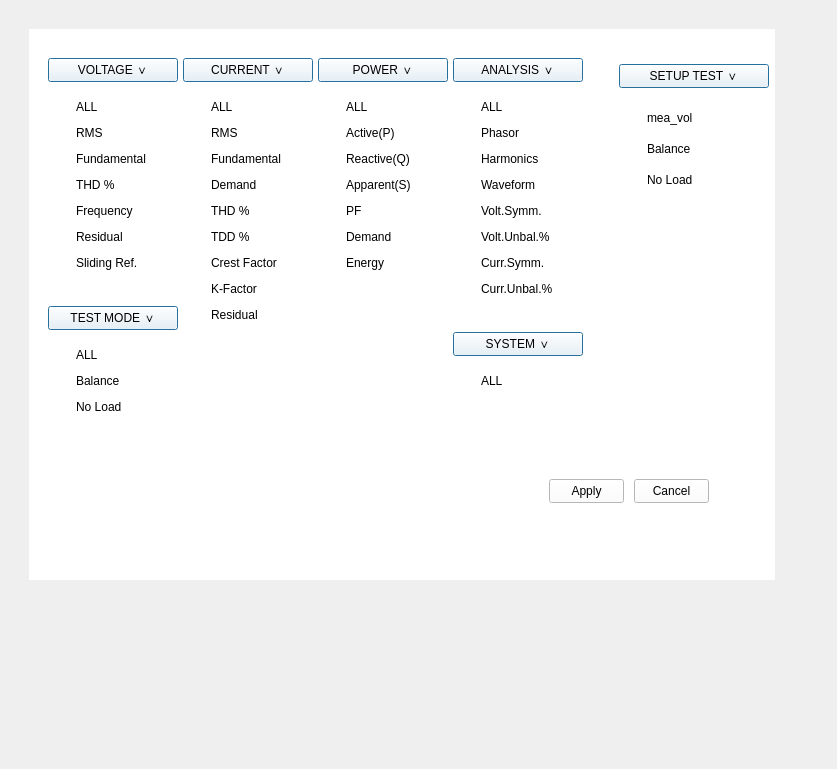
<?xml version="1.0" encoding="UTF-8"?>
<ui version="4.0">
 <class>Form</class>
 <widget class="QWidget" name="Form">
  <property name="geometry">
   <rect>
    <x>0</x>
    <y>0</y>
    <width>837</width>
    <height>769</height>
   </rect>
  </property>
  <property name="minimumSize">
   <size>
    <width>800</width>
    <height>600</height>
   </size>
  </property>
  <property name="contextMenuPolicy">
   <enum>Qt::ContextMenuPolicy::NoContextMenu</enum>
  </property>
  <property name="windowTitle">
   <string>Form</string>
  </property>
  <widget class="QWidget" name="gridLayoutWidget">
   <property name="geometry">
    <rect>
     <x>9</x>
     <y>9</y>
     <width>771</width>
     <height>581</height>
    </rect>
   </property>
   <layout class="QGridLayout" name="gridLayout">
    <item row="0" column="0">
     <widget class="QWidget" name="widget" native="true">
      <widget class="QWidget" name="widget_2" native="true">
       <property name="geometry">
        <rect>
         <x>20</x>
         <y>20</y>
         <width>746</width>
         <height>551</height>
        </rect>
       </property>
       <property name="styleSheet">
        <string notr="true">QWidget{
	background-color: rgb(255, 255, 255);
}
</string>
       </property>
       <widget class="QPushButton" name="btn_apply">
        <property name="geometry">
         <rect>
          <x>520</x>
          <y>450</y>
          <width>75</width>
          <height>24</height>
         </rect>
        </property>
        <property name="text">
         <string>Apply</string>
        </property>
       </widget>
       <widget class="QPushButton" name="btn_cancel">
        <property name="geometry">
         <rect>
          <x>605</x>
          <y>450</y>
          <width>75</width>
          <height>24</height>
         </rect>
        </property>
        <property name="text">
         <string>Cancel</string>
        </property>
       </widget>
       <widget class="QWidget" name="main_menu1" native="true">
        <property name="geometry">
         <rect>
          <x>10</x>
          <y>20</y>
          <width>174</width>
          <height>408</height>
         </rect>
        </property>
        <property name="sizePolicy">
         <sizepolicy hsizetype="Preferred" vsizetype="Minimum">
          <horstretch>0</horstretch>
          <verstretch>0</verstretch>
         </sizepolicy>
        </property>
        <property name="styleSheet">
         <string notr="true">QWidget{
	background-color: rgba(255, 255, 255, 0);
}</string>
        </property>
        <layout class="QFormLayout" name="formLayout">
         <item row="0" column="0">
          <widget class="QWidget" name="sub_menu1" native="true">
           <property name="styleSheet">
            <string notr="true">background-color: rgba(255, 255, 255, 0);
</string>
           </property>
           <layout class="QVBoxLayout" name="verticalLayout_7">
            <item>
             <layout class="QVBoxLayout" name="sub_box1">
              <item>
               <widget class="QPushButton" name="btn_menu_voltage">
                <property name="sizePolicy">
                 <sizepolicy hsizetype="Preferred" vsizetype="Minimum">
                  <horstretch>0</horstretch>
                  <verstretch>0</verstretch>
                 </sizepolicy>
                </property>
                <property name="minimumSize">
                 <size>
                  <width>130</width>
                  <height>24</height>
                 </size>
                </property>
                <property name="maximumSize">
                 <size>
                  <width>16777215</width>
                  <height>24</height>
                 </size>
                </property>
                <property name="styleSheet">
                 <string notr="true">QPushButton:checked {
  background-color: #d0d0d0;
}</string>
                </property>
                <property name="text">
                 <string>VOLTAGE ∨</string>
                </property>
                <property name="checkable">
                 <bool>true</bool>
                </property>
                <property name="checked">
                 <bool>false</bool>
                </property>
                <property name="autoDefault">
                 <bool>false</bool>
                </property>
                <property name="default">
                 <bool>true</bool>
                </property>
                <property name="flat">
                 <bool>false</bool>
                </property>
               </widget>
              </item>
              <item>
               <widget class="QWidget" name="vol_check_box" native="true">
                <property name="sizePolicy">
                 <sizepolicy hsizetype="Preferred" vsizetype="Minimum">
                  <horstretch>0</horstretch>
                  <verstretch>0</verstretch>
                 </sizepolicy>
                </property>
                <layout class="QVBoxLayout" name="verticalLayout">
                 <item>
                  <widget class="QCheckBox" name="cb_vol_all">
                   <property name="text">
                    <string>ALL</string>
                   </property>
                  </widget>
                 </item>
                 <item>
                  <widget class="QCheckBox" name="cb_vol_rms">
                   <property name="text">
                    <string>RMS</string>
                   </property>
                  </widget>
                 </item>
                 <item>
                  <widget class="QCheckBox" name="cb_vol_fund">
                   <property name="text">
                    <string>Fundamental</string>
                   </property>
                  </widget>
                 </item>
                 <item>
                  <widget class="QCheckBox" name="cb_vol_thd">
                   <property name="text">
                    <string>THD %</string>
                   </property>
                  </widget>
                 </item>
                 <item>
                  <widget class="QCheckBox" name="cb_vol_freq">
                   <property name="text">
                    <string>Frequency</string>
                   </property>
                  </widget>
                 </item>
                 <item>
                  <widget class="QCheckBox" name="cb_vol_residual">
                   <property name="text">
                    <string>Residual</string>
                   </property>
                  </widget>
                 </item>
                 <item>
                  <widget class="QCheckBox" name="cb_vol_sliding">
                   <property name="text">
                    <string>Sliding Ref.</string>
                   </property>
                  </widget>
                 </item>
                </layout>
               </widget>
              </item>
             </layout>
            </item>
           </layout>
          </widget>
         </item>
         <item row="1" column="0">
          <widget class="QWidget" name="sub_menu2" native="true">
           <property name="minimumSize">
            <size>
             <width>120</width>
             <height>0</height>
            </size>
           </property>
           <property name="styleSheet">
            <string notr="true">QWidget{
	background-color: rgba(255, 255, 255, 0);
}</string>
           </property>
           <layout class="QVBoxLayout" name="verticalLayout_8">
            <item>
             <layout class="QVBoxLayout" name="sub_box2">
              <item>
               <widget class="QPushButton" name="btn_menu_test_mode">
                <property name="sizePolicy">
                 <sizepolicy hsizetype="Preferred" vsizetype="Minimum">
                  <horstretch>0</horstretch>
                  <verstretch>0</verstretch>
                 </sizepolicy>
                </property>
                <property name="minimumSize">
                 <size>
                  <width>130</width>
                  <height>24</height>
                 </size>
                </property>
                <property name="maximumSize">
                 <size>
                  <width>16777215</width>
                  <height>24</height>
                 </size>
                </property>
                <property name="text">
                 <string>TEST MODE ∨</string>
                </property>
                <property name="checkable">
                 <bool>true</bool>
                </property>
                <property name="checked">
                 <bool>false</bool>
                </property>
                <property name="autoDefault">
                 <bool>false</bool>
                </property>
                <property name="default">
                 <bool>true</bool>
                </property>
                <property name="flat">
                 <bool>false</bool>
                </property>
               </widget>
              </item>
              <item>
               <widget class="QWidget" name="tm_check_box" native="true">
                <property name="sizePolicy">
                 <sizepolicy hsizetype="Preferred" vsizetype="Minimum">
                  <horstretch>0</horstretch>
                  <verstretch>0</verstretch>
                 </sizepolicy>
                </property>
                <layout class="QVBoxLayout" name="verticalLayout_6">
                 <item>
                  <widget class="QCheckBox" name="cb_tm_all">
                   <property name="text">
                    <string>ALL</string>
                   </property>
                  </widget>
                 </item>
                 <item>
                  <widget class="QCheckBox" name="cb_tm_balance">
                   <property name="sizePolicy">
                    <sizepolicy hsizetype="Minimum" vsizetype="Fixed">
                     <horstretch>0</horstretch>
                     <verstretch>0</verstretch>
                    </sizepolicy>
                   </property>
                   <property name="text">
                    <string>Balance</string>
                   </property>
                  </widget>
                 </item>
                 <item>
                  <widget class="QCheckBox" name="cb_tm_noload">
                   <property name="text">
                    <string>No Load</string>
                   </property>
                  </widget>
                 </item>
                </layout>
               </widget>
              </item>
             </layout>
            </item>
           </layout>
          </widget>
         </item>
        </layout>
       </widget>
       <widget class="QWidget" name="main_menu2" native="true">
        <property name="geometry">
         <rect>
          <x>145</x>
          <y>20</y>
          <width>174</width>
          <height>296</height>
         </rect>
        </property>
        <property name="sizePolicy">
         <sizepolicy hsizetype="Preferred" vsizetype="Minimum">
          <horstretch>0</horstretch>
          <verstretch>0</verstretch>
         </sizepolicy>
        </property>
        <property name="styleSheet">
         <string notr="true">QWidget{
	background-color: rgba(255, 255, 255, 0);
}


</string>
        </property>
        <layout class="QFormLayout" name="formLayout_2">
         <item row="0" column="0">
          <widget class="QWidget" name="sub_menu3" native="true">
           <property name="styleSheet">
            <string notr="true">QWidget{
	background-color: rgba(255, 255, 255, 0);
}</string>
           </property>
           <layout class="QVBoxLayout" name="verticalLayout_9">
            <item>
             <layout class="QVBoxLayout" name="sub_box3">
              <item>
               <widget class="QPushButton" name="btn_menu_current">
                <property name="sizePolicy">
                 <sizepolicy hsizetype="Preferred" vsizetype="Minimum">
                  <horstretch>0</horstretch>
                  <verstretch>0</verstretch>
                 </sizepolicy>
                </property>
                <property name="minimumSize">
                 <size>
                  <width>130</width>
                  <height>24</height>
                 </size>
                </property>
                <property name="maximumSize">
                 <size>
                  <width>16777215</width>
                  <height>24</height>
                 </size>
                </property>
                <property name="text">
                 <string>CURRENT ∨</string>
                </property>
                <property name="checkable">
                 <bool>true</bool>
                </property>
                <property name="checked">
                 <bool>false</bool>
                </property>
                <property name="autoDefault">
                 <bool>false</bool>
                </property>
                <property name="default">
                 <bool>true</bool>
                </property>
                <property name="flat">
                 <bool>false</bool>
                </property>
               </widget>
              </item>
              <item>
               <widget class="QWidget" name="curr_check_box" native="true">
                <property name="sizePolicy">
                 <sizepolicy hsizetype="Preferred" vsizetype="Minimum">
                  <horstretch>0</horstretch>
                  <verstretch>0</verstretch>
                 </sizepolicy>
                </property>
                <layout class="QVBoxLayout" name="verticalLayout_10">
                 <item>
                  <widget class="QCheckBox" name="cb_curr_all">
                   <property name="text">
                    <string>ALL</string>
                   </property>
                   <property name="checkable">
                    <bool>true</bool>
                   </property>
                   <property name="checked">
                    <bool>false</bool>
                   </property>
                  </widget>
                 </item>
                 <item>
                  <widget class="QCheckBox" name="cb_curr_rms">
                   <property name="text">
                    <string>RMS</string>
                   </property>
                  </widget>
                 </item>
                 <item>
                  <widget class="QCheckBox" name="cb_curr_fund">
                   <property name="text">
                    <string>Fundamental</string>
                   </property>
                  </widget>
                 </item>
                 <item>
                  <widget class="QCheckBox" name="cb_curr_demand">
                   <property name="text">
                    <string>Demand</string>
                   </property>
                  </widget>
                 </item>
                 <item>
                  <widget class="QCheckBox" name="cb_curr_thd">
                   <property name="text">
                    <string>THD %</string>
                   </property>
                  </widget>
                 </item>
                 <item>
                  <widget class="QCheckBox" name="cb_curr_tdd">
                   <property name="text">
                    <string>TDD %</string>
                   </property>
                  </widget>
                 </item>
                 <item>
                  <widget class="QCheckBox" name="cb_curr_cf">
                   <property name="text">
                    <string>Crest Factor</string>
                   </property>
                  </widget>
                 </item>
                 <item>
                  <widget class="QCheckBox" name="cb_curr_kf">
                   <property name="text">
                    <string>K-Factor</string>
                   </property>
                  </widget>
                 </item>
                 <item>
                  <widget class="QCheckBox" name="cb_curr_residual">
                   <property name="text">
                    <string>Residual</string>
                   </property>
                  </widget>
                 </item>
                </layout>
               </widget>
              </item>
             </layout>
            </item>
           </layout>
          </widget>
         </item>
        </layout>
       </widget>
       <widget class="QWidget" name="main_menu3" native="true">
        <property name="geometry">
         <rect>
          <x>280</x>
          <y>20</y>
          <width>174</width>
          <height>296</height>
         </rect>
        </property>
        <property name="sizePolicy">
         <sizepolicy hsizetype="Preferred" vsizetype="Minimum">
          <horstretch>0</horstretch>
          <verstretch>0</verstretch>
         </sizepolicy>
        </property>
        <property name="styleSheet">
         <string notr="true">QWidget{
	background-color: rgba(255, 255, 255, 0);
}


</string>
        </property>
        <layout class="QFormLayout" name="formLayout_3">
         <item row="0" column="0">
          <widget class="QWidget" name="sub_menu4" native="true">
           <property name="styleSheet">
            <string notr="true">QWidget{
	background-color: rgba(255, 255, 255, 0);
}</string>
           </property>
           <layout class="QVBoxLayout" name="verticalLayout_11">
            <item>
             <layout class="QVBoxLayout" name="sub_box4">
              <item>
               <widget class="QPushButton" name="btn_menu_power">
                <property name="sizePolicy">
                 <sizepolicy hsizetype="Preferred" vsizetype="Minimum">
                  <horstretch>0</horstretch>
                  <verstretch>0</verstretch>
                 </sizepolicy>
                </property>
                <property name="minimumSize">
                 <size>
                  <width>130</width>
                  <height>24</height>
                 </size>
                </property>
                <property name="maximumSize">
                 <size>
                  <width>16777215</width>
                  <height>24</height>
                 </size>
                </property>
                <property name="text">
                 <string>POWER ∨</string>
                </property>
                <property name="checkable">
                 <bool>true</bool>
                </property>
                <property name="checked">
                 <bool>false</bool>
                </property>
                <property name="autoDefault">
                 <bool>false</bool>
                </property>
                <property name="default">
                 <bool>true</bool>
                </property>
                <property name="flat">
                 <bool>false</bool>
                </property>
               </widget>
              </item>
              <item>
               <widget class="QWidget" name="pow_check_box" native="true">
                <property name="sizePolicy">
                 <sizepolicy hsizetype="Preferred" vsizetype="Minimum">
                  <horstretch>0</horstretch>
                  <verstretch>0</verstretch>
                 </sizepolicy>
                </property>
                <layout class="QVBoxLayout" name="verticalLayout_12">
                 <item>
                  <widget class="QCheckBox" name="cb_pow_all">
                   <property name="text">
                    <string>ALL</string>
                   </property>
                   <property name="checkable">
                    <bool>true</bool>
                   </property>
                   <property name="checked">
                    <bool>false</bool>
                   </property>
                  </widget>
                 </item>
                 <item>
                  <widget class="QCheckBox" name="cb_pow_p">
                   <property name="text">
                    <string>Active(P)</string>
                   </property>
                  </widget>
                 </item>
                 <item>
                  <widget class="QCheckBox" name="cb_pow_q">
                   <property name="text">
                    <string>Reactive(Q)</string>
                   </property>
                  </widget>
                 </item>
                 <item>
                  <widget class="QCheckBox" name="cb_pow_s">
                   <property name="text">
                    <string>Apparent(S)</string>
                   </property>
                  </widget>
                 </item>
                 <item>
                  <widget class="QCheckBox" name="cb_pow_pf">
                   <property name="text">
                    <string>PF</string>
                   </property>
                  </widget>
                 </item>
                 <item>
                  <widget class="QCheckBox" name="cb_pow_demand">
                   <property name="text">
                    <string>Demand</string>
                   </property>
                  </widget>
                 </item>
                 <item>
                  <widget class="QCheckBox" name="cb_pow_energy">
                   <property name="text">
                    <string>Energy</string>
                   </property>
                  </widget>
                 </item>
                </layout>
               </widget>
              </item>
             </layout>
            </item>
           </layout>
          </widget>
         </item>
        </layout>
       </widget>
       <widget class="QWidget" name="main_menu4" native="true">
        <property name="geometry">
         <rect>
          <x>415</x>
          <y>20</y>
          <width>174</width>
          <height>381</height>
         </rect>
        </property>
        <property name="sizePolicy">
         <sizepolicy hsizetype="Preferred" vsizetype="Minimum">
          <horstretch>0</horstretch>
          <verstretch>0</verstretch>
         </sizepolicy>
        </property>
        <property name="styleSheet">
         <string notr="true">QWidget{
	background-color: rgba(255, 255, 255, 0);
}</string>
        </property>
        <layout class="QFormLayout" name="formLayout_4">
         <item row="0" column="0">
          <widget class="QWidget" name="sub_menu5" native="true">
           <property name="styleSheet">
            <string notr="true">background-color: rgba(255, 255, 255, 0);
</string>
           </property>
           <layout class="QVBoxLayout" name="verticalLayout_13">
            <item>
             <layout class="QVBoxLayout" name="sub_box5">
              <item>
               <widget class="QPushButton" name="btn_menu_analysis">
                <property name="sizePolicy">
                 <sizepolicy hsizetype="Preferred" vsizetype="Minimum">
                  <horstretch>0</horstretch>
                  <verstretch>0</verstretch>
                 </sizepolicy>
                </property>
                <property name="minimumSize">
                 <size>
                  <width>130</width>
                  <height>24</height>
                 </size>
                </property>
                <property name="maximumSize">
                 <size>
                  <width>16777215</width>
                  <height>24</height>
                 </size>
                </property>
                <property name="text">
                 <string>ANALYSIS ∨</string>
                </property>
                <property name="checkable">
                 <bool>true</bool>
                </property>
                <property name="checked">
                 <bool>false</bool>
                </property>
                <property name="autoDefault">
                 <bool>false</bool>
                </property>
                <property name="default">
                 <bool>true</bool>
                </property>
                <property name="flat">
                 <bool>false</bool>
                </property>
               </widget>
              </item>
              <item>
               <widget class="QWidget" name="anal_check_box" native="true">
                <property name="sizePolicy">
                 <sizepolicy hsizetype="Preferred" vsizetype="Minimum">
                  <horstretch>0</horstretch>
                  <verstretch>0</verstretch>
                 </sizepolicy>
                </property>
                <layout class="QVBoxLayout" name="verticalLayout_2">
                 <item>
                  <widget class="QCheckBox" name="cb_anal_all">
                   <property name="text">
                    <string>ALL</string>
                   </property>
                  </widget>
                 </item>
                 <item>
                  <widget class="QCheckBox" name="cb_anal_phasor">
                   <property name="text">
                    <string>Phasor</string>
                   </property>
                  </widget>
                 </item>
                 <item>
                  <widget class="QCheckBox" name="cb_anal_harmonics">
                   <property name="text">
                    <string>Harmonics</string>
                   </property>
                  </widget>
                 </item>
                 <item>
                  <widget class="QCheckBox" name="cb_anal_waveform">
                   <property name="text">
                    <string>Waveform</string>
                   </property>
                  </widget>
                 </item>
                 <item>
                  <widget class="QCheckBox" name="cb_anal_volt_sym">
                   <property name="text">
                    <string>Volt.Symm.</string>
                   </property>
                  </widget>
                 </item>
                 <item>
                  <widget class="QCheckBox" name="cb_anal_volt_unbal">
                   <property name="text">
                    <string>Volt.Unbal.%</string>
                   </property>
                  </widget>
                 </item>
                 <item>
                  <widget class="QCheckBox" name="cb_anal_curr_sym">
                   <property name="text">
                    <string>Curr.Symm.</string>
                   </property>
                  </widget>
                 </item>
                 <item>
                  <widget class="QCheckBox" name="cb_anal_curr_unbal">
                   <property name="text">
                    <string>Curr.Unbal.%</string>
                   </property>
                  </widget>
                 </item>
                </layout>
               </widget>
              </item>
             </layout>
            </item>
           </layout>
          </widget>
         </item>
         <item row="1" column="0">
          <widget class="QWidget" name="sub_menu6" native="true">
           <property name="minimumSize">
            <size>
             <width>120</width>
             <height>0</height>
            </size>
           </property>
           <property name="styleSheet">
            <string notr="true">QWidget{
	background-color: rgba(255, 255, 255, 0);
}</string>
           </property>
           <layout class="QVBoxLayout" name="verticalLayout_14">
            <item>
             <layout class="QVBoxLayout" name="sub_box6">
              <item>
               <widget class="QPushButton" name="btn_menu_system">
                <property name="sizePolicy">
                 <sizepolicy hsizetype="Preferred" vsizetype="Minimum">
                  <horstretch>0</horstretch>
                  <verstretch>0</verstretch>
                 </sizepolicy>
                </property>
                <property name="minimumSize">
                 <size>
                  <width>130</width>
                  <height>24</height>
                 </size>
                </property>
                <property name="maximumSize">
                 <size>
                  <width>16777215</width>
                  <height>24</height>
                 </size>
                </property>
                <property name="text">
                 <string>SYSTEM ∨</string>
                </property>
                <property name="checkable">
                 <bool>true</bool>
                </property>
                <property name="checked">
                 <bool>false</bool>
                </property>
                <property name="autoDefault">
                 <bool>false</bool>
                </property>
                <property name="default">
                 <bool>true</bool>
                </property>
                <property name="flat">
                 <bool>false</bool>
                </property>
               </widget>
              </item>
              <item>
               <widget class="QWidget" name="sys_check_box" native="true">
                <property name="sizePolicy">
                 <sizepolicy hsizetype="Preferred" vsizetype="Minimum">
                  <horstretch>0</horstretch>
                  <verstretch>0</verstretch>
                 </sizepolicy>
                </property>
                <layout class="QVBoxLayout" name="verticalLayout_15">
                 <item>
                  <widget class="QCheckBox" name="cb_sys_all">
                   <property name="text">
                    <string>ALL</string>
                   </property>
                  </widget>
                 </item>
                </layout>
               </widget>
              </item>
             </layout>
            </item>
           </layout>
          </widget>
         </item>
        </layout>
       </widget>
       <widget class="QWidget" name="sub_menu7" native="true">
        <property name="geometry">
         <rect>
          <x>590</x>
          <y>35</y>
          <width>150</width>
          <height>140</height>
         </rect>
        </property>
        <property name="minimumSize">
         <size>
          <width>120</width>
          <height>0</height>
         </size>
        </property>
        <property name="styleSheet">
         <string notr="true">QWidget{
	background-color: rgba(255, 255, 255, 0);
}</string>
        </property>
        <layout class="QVBoxLayout" name="verticalLayout_16">
         <item>
          <layout class="QVBoxLayout" name="sub_box6_2">
           <item>
            <widget class="QPushButton" name="btn_menu_setup_test">
             <property name="sizePolicy">
              <sizepolicy hsizetype="Preferred" vsizetype="Minimum">
               <horstretch>0</horstretch>
               <verstretch>0</verstretch>
              </sizepolicy>
             </property>
             <property name="minimumSize">
              <size>
               <width>130</width>
               <height>24</height>
              </size>
             </property>
             <property name="maximumSize">
              <size>
               <width>16777215</width>
               <height>24</height>
              </size>
             </property>
             <property name="text">
              <string>SETUP TEST ∨</string>
             </property>
             <property name="checkable">
              <bool>true</bool>
             </property>
             <property name="checked">
              <bool>false</bool>
             </property>
             <property name="autoDefault">
              <bool>false</bool>
             </property>
             <property name="default">
              <bool>true</bool>
             </property>
             <property name="flat">
              <bool>false</bool>
             </property>
            </widget>
           </item>
           <item>
            <widget class="QWidget" name="setup_check_box" native="true">
             <property name="sizePolicy">
              <sizepolicy hsizetype="Preferred" vsizetype="Minimum">
               <horstretch>0</horstretch>
               <verstretch>0</verstretch>
              </sizepolicy>
             </property>
             <layout class="QVBoxLayout" name="verticalLayout_17">
              <item>
               <widget class="QCheckBox" name="mea_vol">
                <property name="text">
                 <string>mea_vol</string>
                </property>
               </widget>
              </item>
              <item>
               <widget class="QCheckBox" name="etc1">
                <property name="sizePolicy">
                 <sizepolicy hsizetype="Minimum" vsizetype="Fixed">
                  <horstretch>0</horstretch>
                  <verstretch>0</verstretch>
                 </sizepolicy>
                </property>
                <property name="text">
                 <string>Balance</string>
                </property>
               </widget>
              </item>
              <item>
               <widget class="QCheckBox" name="etc2">
                <property name="text">
                 <string>No Load</string>
                </property>
               </widget>
              </item>
             </layout>
            </widget>
           </item>
          </layout>
         </item>
        </layout>
       </widget>
       <zorder>main_menu2</zorder>
       <zorder>btn_apply</zorder>
       <zorder>btn_cancel</zorder>
       <zorder>main_menu1</zorder>
       <zorder>main_menu3</zorder>
       <zorder>main_menu4</zorder>
       <zorder>sub_menu7</zorder>
      </widget>
     </widget>
    </item>
   </layout>
  </widget>
 </widget>
 <resources/>
 <connections>
  <connection>
   <sender>btn_menu_voltage</sender>
   <signal>toggled(bool)</signal>
   <receiver>vol_check_box</receiver>
   <slot>setHidden(bool)</slot>
   <hints>
    <hint type="sourcelabel">
     <x>156</x>
     <y>76</y>
    </hint>
    <hint type="destinationlabel">
     <x>158</x>
     <y>104</y>
    </hint>
   </hints>
  </connection>
  <connection>
   <sender>btn_menu_test_mode</sender>
   <signal>toggled(bool)</signal>
   <receiver>tm_check_box</receiver>
   <slot>setHidden(bool)</slot>
   <hints>
    <hint type="sourcelabel">
     <x>168</x>
     <y>342</y>
    </hint>
    <hint type="destinationlabel">
     <x>172</x>
     <y>438</y>
    </hint>
   </hints>
  </connection>
  <connection>
   <sender>btn_menu_current</sender>
   <signal>toggled(bool)</signal>
   <receiver>curr_check_box</receiver>
   <slot>setHidden(bool)</slot>
   <hints>
    <hint type="sourcelabel">
     <x>307</x>
     <y>87</y>
    </hint>
    <hint type="destinationlabel">
     <x>311</x>
     <y>103</y>
    </hint>
   </hints>
  </connection>
  <connection>
   <sender>btn_menu_power</sender>
   <signal>toggled(bool)</signal>
   <receiver>pow_check_box</receiver>
   <slot>setHidden(bool)</slot>
   <hints>
    <hint type="sourcelabel">
     <x>436</x>
     <y>87</y>
    </hint>
    <hint type="destinationlabel">
     <x>438</x>
     <y>100</y>
    </hint>
   </hints>
  </connection>
  <connection>
   <sender>btn_menu_analysis</sender>
   <signal>toggled(bool)</signal>
   <receiver>anal_check_box</receiver>
   <slot>setHidden(bool)</slot>
   <hints>
    <hint type="sourcelabel">
     <x>587</x>
     <y>89</y>
    </hint>
    <hint type="destinationlabel">
     <x>586</x>
     <y>103</y>
    </hint>
   </hints>
  </connection>
  <connection>
   <sender>btn_menu_system</sender>
   <signal>toggled(bool)</signal>
   <receiver>sys_check_box</receiver>
   <slot>setHidden(bool)</slot>
   <hints>
    <hint type="sourcelabel">
     <x>582</x>
     <y>362</y>
    </hint>
    <hint type="destinationlabel">
     <x>581</x>
     <y>379</y>
    </hint>
   </hints>
  </connection>
 </connections>
 <designerdata>
  <property name="gridDeltaX">
   <number>5</number>
  </property>
  <property name="gridDeltaY">
   <number>5</number>
  </property>
  <property name="gridSnapX">
   <bool>true</bool>
  </property>
  <property name="gridSnapY">
   <bool>true</bool>
  </property>
  <property name="gridVisible">
   <bool>true</bool>
  </property>
 </designerdata>
</ui>
